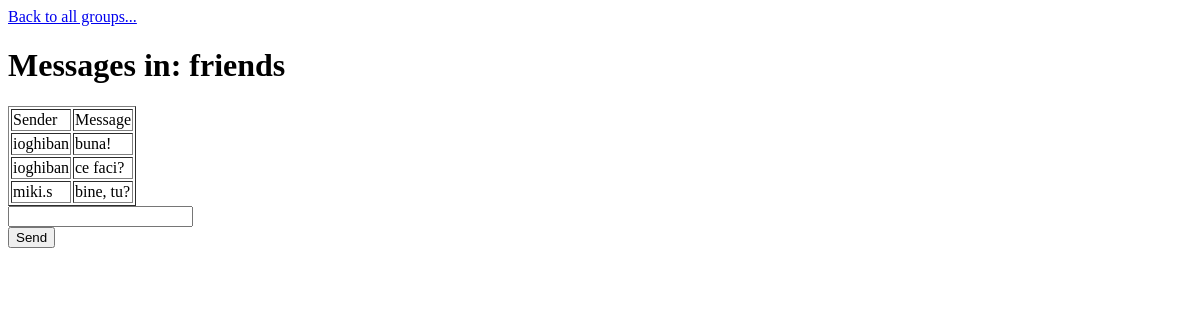
/groupdetails.php?id=1 (signed in), run on an earlier commit of the app's database.
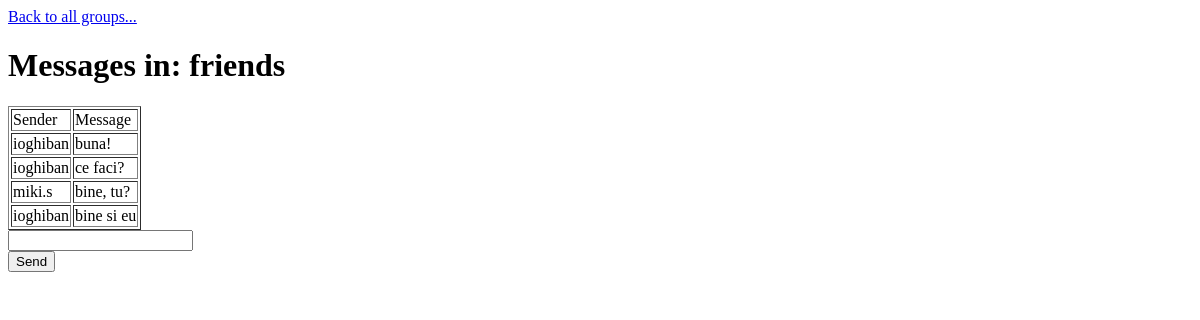
And on a later commit of the database.
### tables this page shows
CREATE TABLE groups 
    (id INTEGER PRIMARY KEY,
    groupname TEXT NOT NULL);

CREATE TABLE messages (
        id INTEGER PRIMARY KEY,
        user_name TEXT NOT NULL,
        group_id INTEGER NOT NULL,
        content TEXT NOT NULL,
        FOREIGN KEY (user_name) REFERENCES users(username),
        FOREIGN KEY (group_id) REFERENCES groups(id)
    );

### groupdetails.php (the view, shortened to what this page needs)
<!DOCTYPE html>
<html lang="en">
	<head>
	</head>
    <body>
    <?php
	    require_once 'conn.php';
        try {
            $query = "SELECT * FROM groups WHERE id = :groupid";
            $stmt = $conn->prepare($query);
            $groupid = filter_input(INPUT_GET, 'id');
            $stmt->bindValue(':groupid', $groupid, PDO::PARAM_INT);
            $stmt->execute();
            $r = $stmt->fetch();
            if ($r) {
                $username = $_SESSION['username'];
                $query = "SELECT COUNT(*) as count FROM `userGroup`
                WHERE `group_id` = :groupid AND `user_name` = :username";
                $stmt = $conn->prepare($query);
                $stmt->bindValue(':groupid', $groupid, PDO::PARAM_INT);
                $stmt->bindValue(':username', $username, PDO::PARAM_STR);
                $stmt->execute();
                $row = $stmt->fetch();
                $count = $row['count'];
                if($count > 0){
                    $stmt = $conn->query("SELECT * FROM messages WHERE group_id = $groupid");
                    $messages = $stmt->fetchAll(PDO::FETCH_ASSOC);
                } else {
                    header('location:joingroup.php');
                }
            } else {
                echo "No group found.";
                exit();
            }
        } catch (PDOException $e) {
            print "Encountered an error: " . $e->getMessage() . "<br>";
            die();
        }
    ?>
    <a href="grouplist.php">Back to all groups...</a>
    <h1><?php echo htmlspecialchars( "Messages in: " . $r['groupname'])?></h1>
    <?php
        echo "<table border=1>";
        echo "<tr>";
            echo "<td>Sender</td>";
            echo "<td>Message</td>";
        echo "</tr>";
        foreach($messages as $row => $message){
            echo "<tr>";
                echo "<td>" . $message['user_name'] . "</td>";
                echo "<td>" . $message['content'] . "</td>";
            echo "</tr>";
        }
        echo "</table>";
    ?>
    <form method="POST" action="sendmessage.php">
        <div class="form-group">
            <input type="text" name="content" class="form-control" required="required"/>
        </div>
        <button name="submit">Send</button>
    </form>
</body>
</html>

What changed in the data, as far as the page shows it:
added messages: user_name "ioghiban", content "bine si eu"
